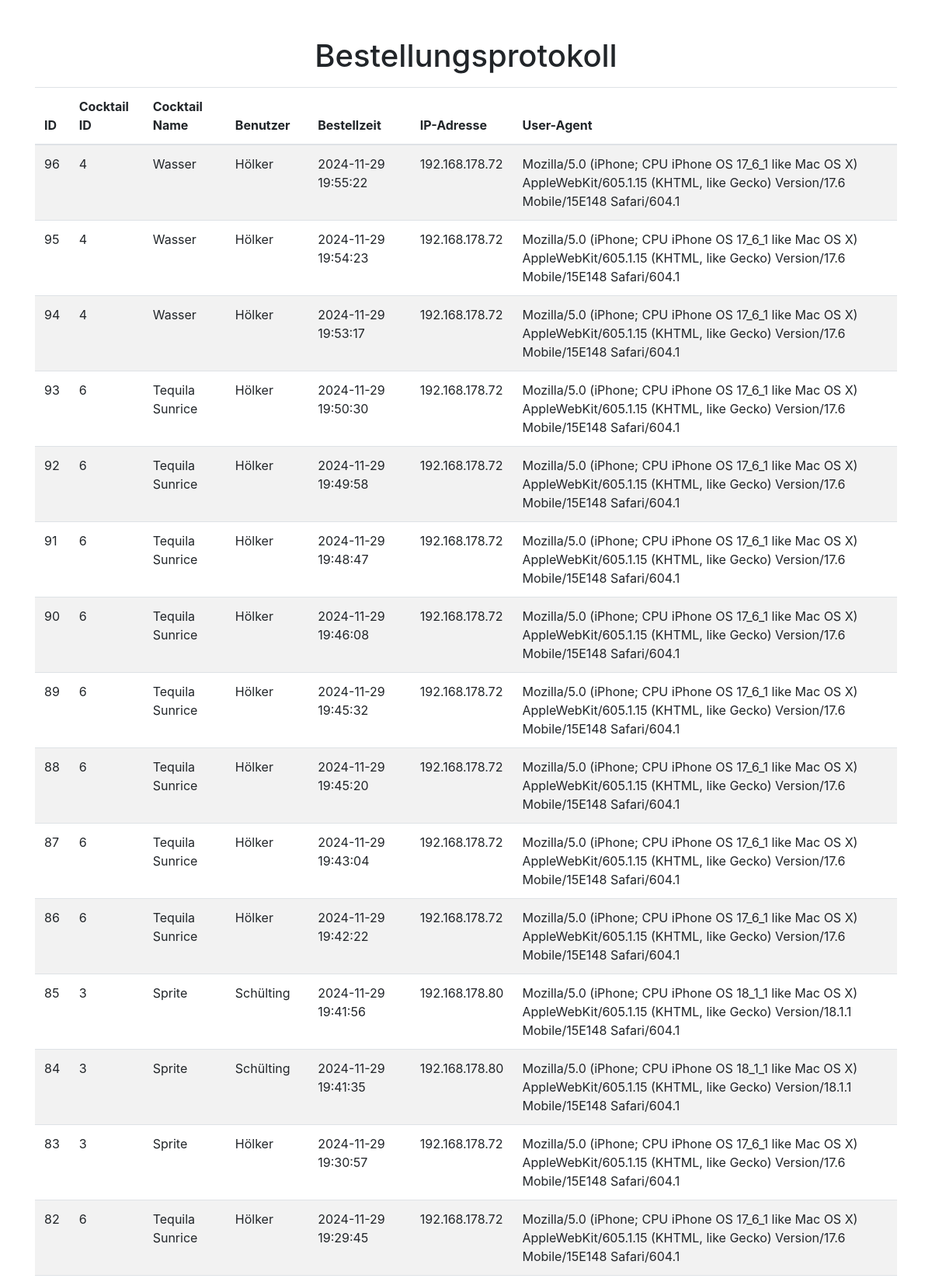
/order_logs (upper part), run on the app's committed database.
### tables this page shows
CREATE TABLE orders (
        id INTEGER PRIMARY KEY AUTOINCREMENT,
        cocktail_id INTEGER,
        order_time TIMESTAMP DEFAULT CURRENT_TIMESTAMP,
        ip_address TEXT,
        user_agent TEXT, user_id INTEGER, alcohol_content REAL DEFAULT 0.0,
        FOREIGN KEY(cocktail_id) REFERENCES cocktails(id)
    );

CREATE TABLE cocktails (
        id INTEGER PRIMARY KEY AUTOINCREMENT,
        name TEXT NOT NULL,
        ingredients TEXT NOT NULL,
        description TEXT,
        image_path TEXT,
        counter INTEGER DEFAULT 0
    );

CREATE TABLE users (
        id INTEGER PRIMARY KEY AUTOINCREMENT,
        username TEXT UNIQUE NOT NULL,
        user_agent TEXT,
        ip_address TEXT
    );

### app.py (the view)
@app.route('/order_logs', methods=['GET'])
def order_logs():
    try:
        with get_db_connection() as conn:
            cursor = conn.cursor()
            cursor.execute('''
                SELECT
                    orders.id,
                    orders.cocktail_id,
                    cocktails.name AS cocktail_name,
                    users.username,
                    orders.order_time,
                    orders.ip_address,
                    orders.user_agent
                FROM orders
                LEFT JOIN cocktails ON orders.cocktail_id = cocktails.id
                LEFT JOIN users ON orders.user_id = users.id
                ORDER BY orders.order_time DESC
            ''')
            orders = cursor.fetchall()
        return render_template('order_logs.html', orders=orders)
    except Exception as e:
        logging.error(f"Fehler beim Abrufen des Bestellungsprotokolls: {e}")
        flash("Fehler beim Laden des Protokolls.", "danger")
        return redirect(url_for('index'))

### app.py (called while the page is built)
def get_db_connection():
    def trace_callback(sql):
        with open('sql_log.txt', 'a') as f:
            f.write(f"[SQL TRACE]: {sql}\n")
    conn = sqlite3.connect('cocktails.db', timeout=10)
    conn.row_factory = sqlite3.Row
    conn.set_trace_callback(trace_callback)  # Logging aktivieren
    return conn

@app.context_processor
def inject_global_settings():
    with get_db_connection() as conn:
        cursor = conn.cursor()
        cursor.execute('SELECT value FROM settings WHERE name = ?', ('global_cocktail_access',))
        global_access = cursor.fetchone()
        global_access = global_access['value'] == '1' if global_access else False
    return dict(global_access=global_access)

### templates/order_logs.html (shortened to what this page needs)
<!DOCTYPE html>
<html lang="de">
<head>
    <link href="https://stackpath.bootstrapcdn.com/bootstrap/4.5.2/css/bootstrap.min.css" rel="stylesheet">
</head>
<body>
    <div class="container mt-5">
        <h1 class="text-center">Bestellungsprotokoll</h1>
        <table class="table table-striped mt-3">
            <thead>
                <tr>
                    <th>ID</th>
                    <th>Cocktail ID</th>
                    <th>Cocktail Name</th>
                    <th>Benutzer</th>
                    <th>Bestellzeit</th>
                    <th>IP-Adresse</th>
                    <th>User-Agent</th>
                </tr>
            </thead>
            <tbody>
                {% for order in orders %}
                <tr>
                    <td>{{ order['id'] }}</td>
                    <td>{{ order['cocktail_id'] }}</td>
                    <td>{{ order['cocktail_name'] or 'Unbekannt' }}</td>
                    <td>{{ order['username'] or 'Unbekannt' }}</td>
                    <td>{{ order['order_time'] }}</td>
                    <td>{{ order['ip_address'] }}</td>
                    <td>{{ order['user_agent'] }}</td>
                </tr>
                {% endfor %}
            </tbody>
        </table>
    </div>
</body>
</html>

### data on the page
orders: id "96", cocktail_id "4", name "Wasser", username "Hölker", order_time "2024-11-29 19:55:22", ip_address "192.168.178.72", user_agent "Mozilla/5.0 (iPhone; CPU iPhone OS 17_6_1 like Mac OS X) AppleWebKit/605.1.15 (KHTML, like Gecko) Version/17.6 Mobile/15E148 Safari/604.1"
orders: id "95", cocktail_id "4", name "Wasser", username "Hölker", order_time "2024-11-29 19:54:23", ip_address "192.168.178.72", user_agent "Mozilla/5.0 (iPhone; CPU iPhone OS 17_6_1 like Mac OS X) AppleWebKit/605.1.15 (KHTML, like Gecko) Version/17.6 Mobile/15E148 Safari/604.1"
orders: id "94", cocktail_id "4", name "Wasser", username "Hölker", order_time "2024-11-29 19:53:17", ip_address "192.168.178.72", user_agent "Mozilla/5.0 (iPhone; CPU iPhone OS 17_6_1 like Mac OS X) AppleWebKit/605.1.15 (KHTML, like Gecko) Version/17.6 Mobile/15E148 Safari/604.1"
orders: id "93", cocktail_id "6", name "Tequila Sunrice", username "Hölker", order_time "2024-11-29 19:50:30", ip_address "192.168.178.72", user_agent "Mozilla/5.0 (iPhone; CPU iPhone OS 17_6_1 like Mac OS X) AppleWebKit/605.1.15 (KHTML, like Gecko) Version/17.6 Mobile/15E148 Safari/604.1"
orders: id "92", cocktail_id "6", name "Tequila Sunrice", username "Hölker", order_time "2024-11-29 19:49:58", ip_address "192.168.178.72", user_agent "Mozilla/5.0 (iPhone; CPU iPhone OS 17_6_1 like Mac OS X) AppleWebKit/605.1.15 (KHTML, like Gecko) Version/17.6 Mobile/15E148 Safari/604.1"
orders: id "91", cocktail_id "6", name "Tequila Sunrice", username "Hölker", order_time "2024-11-29 19:48:47", ip_address "192.168.178.72", user_agent "Mozilla/5.0 (iPhone; CPU iPhone OS 17_6_1 like Mac OS X) AppleWebKit/605.1.15 (KHTML, like Gecko) Version/17.6 Mobile/15E148 Safari/604.1"
orders: id "90", cocktail_id "6", name "Tequila Sunrice", username "Hölker", order_time "2024-11-29 19:46:08", ip_address "192.168.178.72", user_agent "Mozilla/5.0 (iPhone; CPU iPhone OS 17_6_1 like Mac OS X) AppleWebKit/605.1.15 (KHTML, like Gecko) Version/17.6 Mobile/15E148 Safari/604.1"
orders: id "89", cocktail_id "6", name "Tequila Sunrice", username "Hölker", order_time "2024-11-29 19:45:32", ip_address "192.168.178.72", user_agent "Mozilla/5.0 (iPhone; CPU iPhone OS 17_6_1 like Mac OS X) AppleWebKit/605.1.15 (KHTML, like Gecko) Version/17.6 Mobile/15E148 Safari/604.1"
orders: id "88", cocktail_id "6", name "Tequila Sunrice", username "Hölker", order_time "2024-11-29 19:45:20", ip_address "192.168.178.72", user_agent "Mozilla/5.0 (iPhone; CPU iPhone OS 17_6_1 like Mac OS X) AppleWebKit/605.1.15 (KHTML, like Gecko) Version/17.6 Mobile/15E148 Safari/604.1"
orders: id "87", cocktail_id "6", name "Tequila Sunrice", username "Hölker", order_time "2024-11-29 19:43:04", ip_address "192.168.178.72", user_agent "Mozilla/5.0 (iPhone; CPU iPhone OS 17_6_1 like Mac OS X) AppleWebKit/605.1.15 (KHTML, like Gecko) Version/17.6 Mobile/15E148 Safari/604.1"
orders: id "86", cocktail_id "6", name "Tequila Sunrice", username "Hölker", order_time "2024-11-29 19:42:22", ip_address "192.168.178.72", user_agent "Mozilla/5.0 (iPhone; CPU iPhone OS 17_6_1 like Mac OS X) AppleWebKit/605.1.15 (KHTML, like Gecko) Version/17.6 Mobile/15E148 Safari/604.1"
orders: id "85", cocktail_id "3", name "Sprite", username "Schülting", order_time "2024-11-29 19:41:56", ip_address "192.168.178.80", user_agent "Mozilla/5.0 (iPhone; CPU iPhone OS 18_1_1 like Mac OS X) AppleWebKit/605.1.15 (KHTML, like Gecko) Version/18.1.1 Mobile/15E148 Safari/604.1"
orders: id "84", cocktail_id "3", name "Sprite", username "Schülting", order_time "2024-11-29 19:41:35", ip_address "192.168.178.80", user_agent "Mozilla/5.0 (iPhone; CPU iPhone OS 18_1_1 like Mac OS X) AppleWebKit/605.1.15 (KHTML, like Gecko) Version/18.1.1 Mobile/15E148 Safari/604.1"
orders: id "83", cocktail_id "3", name "Sprite", username "Hölker", order_time "2024-11-29 19:30:57", ip_address "192.168.178.72", user_agent "Mozilla/5.0 (iPhone; CPU iPhone OS 17_6_1 like Mac OS X) AppleWebKit/605.1.15 (KHTML, like Gecko) Version/17.6 Mobile/15E148 Safari/604.1"
orders: id "82", cocktail_id "6", name "Tequila Sunrice", username "Hölker", order_time "2024-11-29 19:29:45", ip_address "192.168.178.72", user_agent "Mozilla/5.0 (iPhone; CPU iPhone OS 17_6_1 like Mac OS X) AppleWebKit/605.1.15 (KHTML, like Gecko) Version/17.6 Mobile/15E148 Safari/604.1"
